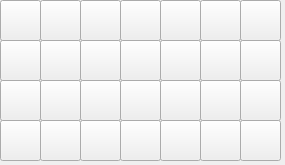
     <widget class="QWidget" name="scrollAreaWidgetContents">
      <property name="geometry">
       <rect>
        <x>0</x>
        <y>0</y>
        <width>285</width>
        <height>165</height>
       </rect>
      </property>
      <property name="font">
       <font>
        <pointsize>10</pointsize>
        <weight>50</weight>
        <bold>false</bold>
       </font>
      </property>
      <widget class="QPushButton" name="conMake_21_BTN">
       <property name="geometry">
        <rect>
         <x>240</x>
         <y>80</y>
         <width>41</width>
         <height>41</height>
        </rect>
       </property>
       <property name="minimumSize">
        <size>
         <width>41</width>
         <height>41</height>
        </size>
       </property>
       <property name="maximumSize">
        <size>
         <width>41</width>
         <height>41</height>
        </size>
       </property>
       <property name="cursor">
        <cursorShape>PointingHandCursor</cursorShape>
       </property>
       <property name="text">
        <string/>
       </property>
       <property name="iconSize">
        <size>
         <width>41</width>
         <height>41</height>
        </size>
       </property>
      </widget>
      <widget class="QPushButton" name="conMake_17_BTN">
       <property name="geometry">
        <rect>
         <x>80</x>
         <y>80</y>
         <width>41</width>
         <height>41</height>
        </rect>
       </property>
       <property name="minimumSize">
        <size>
         <width>41</width>
         <height>41</height>
        </size>
       </property>
       <property name="maximumSize">
        <size>
         <width>41</width>
         <height>41</height>
        </size>
       </property>
       <property name="cursor">
        <cursorShape>PointingHandCursor</cursorShape>
       </property>
       <property name="text">
        <string/>
       </property>
       <property name="iconSize">
        <size>
         <width>41</width>
         <height>41</height>
        </size>
       </property>
      </widget>
      <widget class="QPushButton" name="conMake_27_BTN">
       <property name="geometry">
        <rect>
         <x>200</x>
         <y>120</y>
         <width>41</width>
         <height>41</height>
        </rect>
       </property>
       <property name="minimumSize">
        <size>
         <width>41</width>
         <height>41</height>
        </size>
       </property>
       <property name="maximumSize">
        <size>
         <width>41</width>
         <height>41</height>
        </size>
       </property>
       <property name="cursor">
        <cursorShape>PointingHandCursor</cursorShape>
       </property>
       <property name="text">
        <string/>
       </property>
       <property name="iconSize">
        <size>
         <width>41</width>
         <height>41</height>
        </size>
       </property>
      </widget>
      <widget class="QPushButton" name="conMake_05_BTN">
       <property name="geometry">
        <rect>
         <x>160</x>
         <y>0</y>
         <width>41</width>
         <height>41</height>
        </rect>
       </property>
       <property name="minimumSize">
        <size>
         <width>41</width>
         <height>41</height>
        </size>
       </property>
       <property name="maximumSize">
        <size>
         <width>41</width>
         <height>41</height>
        </size>
       </property>
       <property name="cursor">
        <cursorShape>PointingHandCursor</cursorShape>
       </property>
       <property name="text">
        <string/>
       </property>
       <property name="iconSize">
        <size>
         <width>41</width>
         <height>41</height>
        </size>
       </property>
      </widget>
      <widget class="QPushButton" name="conMake_15_BTN">
       <property name="geometry">
        <rect>
         <x>0</x>
         <y>80</y>
         <width>41</width>
         <height>41</height>
        </rect>
       </property>
       <property name="minimumSize">
        <size>
         <width>41</width>
         <height>41</height>
        </size>
       </property>
       <property name="maximumSize">
        <size>
         <width>41</width>
         <height>41</height>
        </size>
       </property>
       <property name="cursor">
        <cursorShape>PointingHandCursor</cursorShape>
       </property>
       <property name="text">
        <string/>
       </property>
       <property name="iconSize">
        <size>
         <width>41</width>
         <height>41</height>
        </size>
       </property>
      </widget>
      <widget class="QPushButton" name="conMake_12_BTN">
       <property name="geometry">
        <rect>
         <x>160</x>
         <y>40</y>
         <width>41</width>
         <height>41</height>
        </rect>
       </property>
       <property name="minimumSize">
        <size>
         <width>41</width>
         <height>41</height>
        </size>
       </property>
       <property name="maximumSize">
        <size>
         <width>41</width>
         <height>41</height>
        </size>
       </property>
       <property name="cursor">
        <cursorShape>PointingHandCursor</cursorShape>
       </property>
       <property name="text">
        <string/>
       </property>
       <property name="iconSize">
        <size>
         <width>41</width>
         <height>41</height>
        </size>
       </property>
      </widget>
      <widget class="QPushButton" name="conMake_09_BTN">
       <property name="geometry">
        <rect>
         <x>40</x>
         <y>40</y>
         <width>41</width>
         <height>41</height>
        </rect>
       </property>
       <property name="minimumSize">
        <size>
         <width>41</width>
         <height>41</height>
        </size>
       </property>
       <property name="maximumSize">
        <size>
         <width>41</width>
         <height>41</height>
        </size>
       </property>
       <property name="cursor">
        <cursorShape>PointingHandCursor</cursorShape>
       </property>
       <property name="text">
        <string/>
       </property>
       <property name="iconSize">
        <size>
         <width>41</width>
         <height>41</height>
        </size>
       </property>
      </widget>
      <widget class="QPushButton" name="conMake_18_BTN">
       <property name="geometry">
        <rect>
         <x>120</x>
         <y>80</y>
         <width>41</width>
         <height>41</height>
        </rect>
       </property>
       <property name="minimumSize">
        <size>
         <width>41</width>
         <height>41</height>
        </size>
       </property>
       <property name="maximumSize">
        <size>
         <width>41</width>
         <height>41</height>
        </size>
       </property>
       <property name="cursor">
        <cursorShape>PointingHandCursor</cursorShape>
       </property>
       <property name="text">
        <string/>
       </property>
       <property name="iconSize">
        <size>
         <width>41</width>
         <height>41</height>
        </size>
       </property>
      </widget>
      <widget class="QPushButton" name="conMake_14_BTN">
       <property name="geometry">
        <rect>
         <x>240</x>
         <y>40</y>
         <width>41</width>
         <height>41</height>
        </rect>
       </property>
       <property name="minimumSize">
        <size>
         <width>41</width>
         <height>41</height>
        </size>
       </property>
       <property name="maximumSize">
        <size>
         <width>41</width>
         <height>41</height>
        </size>
       </property>
       <property name="cursor">
        <cursorShape>PointingHandCursor</cursorShape>
       </property>
       <property name="text">
        <string/>
       </property>
       <property name="iconSize">
        <size>
         <width>41</width>
         <height>41</height>
        </size>
       </property>
      </widget>
      <widget class="QPushButton" name="conMake_08_BTN">
       <property name="geometry">
        <rect>
         <x>0</x>
         <y>40</y>
         <width>41</width>
         <height>41</height>
        </rect>
       </property>
       <property name="minimumSize">
        <size>
         <width>41</width>
         <height>41</height>
        </size>
       </property>
       <property name="maximumSize">
        <size>
         <width>41</width>
         <height>41</height>
        </size>
       </property>
       <property name="cursor">
        <cursorShape>PointingHandCursor</cursorShape>
       </property>
       <property name="text">
        <string/>
       </property>
       <property name="iconSize">
        <size>
         <width>41</width>
         <height>41</height>
        </size>
       </property>
      </widget>
      <widget class="QPushButton" name="conMake_20_BTN">
       <property name="geometry">
        <rect>
         <x>200</x>
         <y>80</y>
         <width>41</width>
         <height>41</height>
        </rect>
       </property>
       <property name="minimumSize">
        <size>
         <width>41</width>
         <height>41</height>
        </size>
       </property>
       <property name="maximumSize">
        <size>
         <width>41</width>
         <height>41</height>
        </size>
       </property>
       <property name="cursor">
        <cursorShape>PointingHandCursor</cursorShape>
       </property>
       <property name="text">
        <string/>
       </property>
       <property name="iconSize">
        <size>
         <width>41</width>
         <height>41</height>
        </size>
       </property>
      </widget>
      <widget class="QPushButton" name="conMake_06_BTN">
       <property name="geometry">
        <rect>
         <x>200</x>
         <y>0</y>
         <width>41</width>
         <height>41</height>
        </rect>
       </property>
       <property name="minimumSize">
        <size>
         <width>41</width>
         <height>41</height>
        </size>
       </property>
       <property name="maximumSize">
        <size>
         <width>41</width>
         <height>41</height>
        </size>
       </property>
       <property name="cursor">
        <cursorShape>PointingHandCursor</cursorShape>
       </property>
       <property name="text">
        <string/>
       </property>
       <property name="iconSize">
        <size>
         <width>41</width>
         <height>41</height>
        </size>
       </property>
      </widget>
      <widget class="QPushButton" name="conMake_22_BTN">
       <property name="geometry">
        <rect>
         <x>0</x>
         <y>120</y>
         <width>41</width>
         <height>41</height>
        </rect>
       </property>
       <property name="minimumSize">
        <size>
         <width>41</width>
         <height>41</height>
        </size>
       </property>
       <property name="maximumSize">
        <size>
         <width>41</width>
         <height>41</height>
        </size>
       </property>
       <property name="cursor">
        <cursorShape>PointingHandCursor</cursorShape>
       </property>
       <property name="text">
        <string/>
       </property>
       <property name="iconSize">
        <size>
         <width>41</width>
         <height>41</height>
        </size>
       </property>
      </widget>
      <widget class="QPushButton" name="conMake_10_BTN">
       <property name="geometry">
        <rect>
         <x>80</x>
         <y>40</y>
         <width>41</width>
         <height>41</height>
        </rect>
       </property>
       <property name="minimumSize">
        <size>
         <width>41</width>
         <height>41</height>
        </size>
       </property>
       <property name="maximumSize">
        <size>
         <width>41</width>
         <height>41</height>
        </size>
       </property>
       <property name="cursor">
        <cursorShape>PointingHandCursor</cursorShape>
       </property>
       <property name="text">
        <string/>
       </property>
       <property name="iconSize">
        <size>
         <width>41</width>
         <height>41</height>
        </size>
       </property>
      </widget>
      <widget class="QPushButton" name="conMake_07_BTN">
       <property name="geometry">
        <rect>
         <x>240</x>
         <y>0</y>
         <width>41</width>
         <height>41</height>
        </rect>
       </property>
       <property name="minimumSize">
        <size>
         <width>41</width>
         <height>41</height>
        </size>
       </property>
       <property name="maximumSize">
        <size>
         <width>41</width>
         <height>41</height>
        </size>
       </property>
       <property name="cursor">
        <cursorShape>PointingHandCursor</cursorShape>
       </property>
       <property name="text">
        <string/>
       </property>
       <property name="iconSize">
        <size>
         <width>41</width>
         <height>41</height>
        </size>
       </property>
      </widget>
      <widget class="QPushButton" name="conMake_23_BTN">
       <property name="geometry">
        <rect>
         <x>40</x>
         <y>120</y>
         <width>41</width>
         <height>41</height>
        </rect>
       </property>
       <property name="minimumSize">
        <size>
         <width>41</width>
         <height>41</height>
        </size>
       </property>
       <property name="maximumSize">
        <size>
         <width>41</width>
         <height>41</height>
        </size>
       </property>
       <property name="cursor">
        <cursorShape>PointingHandCursor</cursorShape>
       </property>
       <property name="text">
        <string/>
       </property>
       <property name="iconSize">
        <size>
         <width>41</width>
         <height>41</height>
        </size>
       </property>
      </widget>
      <widget class="QPushButton" name="conMake_01_BTN">
       <property name="geometry">
        <rect>
         <x>0</x>
         <y>0</y>
         <width>41</width>
         <height>41</height>
        </rect>
       </property>
       <property name="minimumSize">
        <size>
         <width>41</width>
         <height>41</height>
        </size>
       </property>
       <property name="maximumSize">
        <size>
         <width>41</width>
         <height>41</height>
        </size>
       </property>
       <property name="cursor">
        <cursorShape>PointingHandCursor</cursorShape>
       </property>
       <property name="autoFillBackground">
        <bool>false</bool>
       </property>
       <property name="text">
        <string/>
       </property>
       <property name="iconSize">
        <size>
         <width>41</width>
         <height>41</height>
        </size>
       </property>
       <property name="shortcut">
        <string>Enter</string>
       </property>
      </widget>
      <widget class="QPushButton" name="conMake_25_BTN">
       <property name="geometry">
        <rect>
         <x>120</x>
         <y>120</y>
         <width>41</width>
         <height>41</height>
        </rect>
       </property>
       <property name="minimumSize">
        <size>
         <width>41</width>
         <height>41</height>
        </size>
       </property>
       <property name="maximumSize">
        <size>
         <width>41</width>
         <height>41</height>
        </size>
       </property>
       <property name="cursor">
        <cursorShape>PointingHandCursor</cursorShape>
       </property>
       <property name="text">
        <string/>
       </property>
       <property name="iconSize">
        <size>
         <width>41</width>
         <height>41</height>
        </size>
       </property>
      </widget>
      <widget class="QPushButton" name="conMake_02_BTN">
       <property name="geometry">
        <rect>
         <x>40</x>
         <y>0</y>
         <width>41</width>
         <height>41</height>
        </rect>
       </property>
       <property name="minimumSize">
        <size>
         <width>41</width>
         <height>41</height>
        </size>
       </property>
       <property name="maximumSize">
        <size>
         <width>41</width>
         <height>41</height>
        </size>
       </property>
       <property name="cursor">
        <cursorShape>PointingHandCursor</cursorShape>
       </property>
       <property name="text">
        <string/>
       </property>
       <property name="iconSize">
        <size>
         <width>41</width>
         <height>41</height>
        </size>
       </property>
       <property name="shortcut">
        <string>Ctrl+S</string>
       </property>
      </widget>
      <widget class="QPushButton" name="conMake_04_BTN">
       <property name="geometry">
        <rect>
         <x>120</x>
         <y>0</y>
         <width>41</width>
         <height>41</height>
        </rect>
       </property>
       <property name="minimumSize">
        <size>
         <width>41</width>
         <height>41</height>
        </size>
       </property>
       <property name="maximumSize">
        <size>
         <width>41</width>
         <height>41</height>
        </size>
       </property>
       <property name="cursor">
        <cursorShape>PointingHandCursor</cursorShape>
       </property>
       <property name="text">
        <string/>
       </property>
       <property name="iconSize">
        <size>
         <width>41</width>
         <height>41</height>
        </size>
       </property>
      </widget>
      <widget class="QPushButton" name="conMake_24_BTN">
       <property name="geometry">
        <rect>
         <x>80</x>
         <y>120</y>
         <width>41</width>
         <height>41</height>
        </rect>
       </property>
       <property name="minimumSize">
        <size>
         <width>41</width>
         <height>41</height>
        </size>
       </property>
       <property name="maximumSize">
        <size>
         <width>41</width>
         <height>41</height>
        </size>
       </property>
       <property name="cursor">
        <cursorShape>PointingHandCursor</cursorShape>
       </property>
       <property name="text">
        <string/>
       </property>
       <property name="iconSize">
        <size>
         <width>41</width>
         <height>41</height>
        </size>
       </property>
      </widget>
      <widget class="QPushButton" name="conMake_28_BTN">
       <property name="geometry">
        <rect>
         <x>240</x>
         <y>120</y>
         <width>41</width>
         <height>41</height>
        </rect>
       </property>
       <property name="minimumSize">
        <size>
         <width>41</width>
         <height>41</height>
        </size>
       </property>
       <property name="maximumSize">
        <size>
         <width>41</width>
         <height>41</height>
        </size>
       </property>
       <property name="cursor">
        <cursorShape>PointingHandCursor</cursorShape>
       </property>
       <property name="text">
        <string/>
       </property>
       <property name="iconSize">
        <size>
         <width>41</width>
         <height>41</height>
        </size>
       </property>
      </widget>
      <widget class="QPushButton" name="conMake_11_BTN">
       <property name="geometry">
        <rect>
         <x>120</x>
         <y>40</y>
         <width>41</width>
         <height>41</height>
        </rect>
       </property>
       <property name="minimumSize">
        <size>
         <width>41</width>
         <height>41</height>
        </size>
       </property>
       <property name="maximumSize">
        <size>
         <width>41</width>
         <height>41</height>
        </size>
       </property>
       <property name="cursor">
        <cursorShape>PointingHandCursor</cursorShape>
       </property>
       <property name="text">
        <string/>
       </property>
       <property name="iconSize">
        <size>
         <width>41</width>
         <height>41</height>
        </size>
       </property>
      </widget>
      <widget class="QPushButton" name="conMake_16_BTN">
       <property name="geometry">
        <rect>
         <x>40</x>
         <y>80</y>
         <width>41</width>
         <height>41</height>
        </rect>
       </property>
       <property name="minimumSize">
        <size>
         <width>41</width>
         <height>41</height>
        </size>
       </property>
       <property name="maximumSize">
        <size>
         <width>41</width>
         <height>41</height>
        </size>
       </property>
       <property name="cursor">
        <cursorShape>PointingHandCursor</cursorShape>
       </property>
       <property name="text">
        <string/>
       </property>
       <property name="iconSize">
        <size>
         <width>41</width>
         <height>41</height>
        </size>
       </property>
      </widget>
      <widget class="QPushButton" name="conMake_13_BTN">
       <property name="geometry">
        <rect>
         <x>200</x>
         <y>40</y>
         <width>41</width>
         <height>41</height>
        </rect>
       </property>
       <property name="minimumSize">
        <size>
         <width>41</width>
         <height>41</height>
        </size>
       </property>
       <property name="maximumSize">
        <size>
         <width>41</width>
         <height>41</height>
        </size>
       </property>
       <property name="cursor">
        <cursorShape>PointingHandCursor</cursorShape>
       </property>
       <property name="text">
        <string/>
       </property>
       <property name="iconSize">
        <size>
         <width>41</width>
         <height>41</height>
        </size>
       </property>
      </widget>
      <widget class="QPushButton" name="conMake_19_BTN">
       <property name="geometry">
        <rect>
         <x>160</x>
         <y>80</y>
         <width>41</width>
         <height>41</height>
        </rect>
       </property>
       <property name="minimumSize">
        <size>
         <width>41</width>
         <height>41</height>
        </size>
       </property>
       <property name="maximumSize">
        <size>
         <width>41</width>
         <height>41</height>
        </size>
       </property>
       <property name="cursor">
        <cursorShape>PointingHandCursor</cursorShape>
       </property>
       <property name="text">
        <string/>
       </property>
       <property name="iconSize">
        <size>
         <width>41</width>
         <height>41</height>
        </size>
       </property>
      </widget>
      <widget class="QPushButton" name="conMake_03_BTN">
       <property name="geometry">
        <rect>
         <x>80</x>
         <y>0</y>
         <width>41</width>
         <height>41</height>
        </rect>
       </property>
       <property name="minimumSize">
        <size>
         <width>41</width>
         <height>41</height>
        </size>
       </property>
       <property name="maximumSize">
        <size>
         <width>41</width>
         <height>41</height>
        </size>
       </property>
       <property name="cursor">
        <cursorShape>PointingHandCursor</cursorShape>
       </property>
       <property name="text">
        <string/>
       </property>
       <property name="icon">
        <iconset>
         <normaloff>../../../../../../../dexter/Cache_DATA/CRT/JYH/iamges/box_03_btn.jpg</normaloff>../../../../../../../dexter/Cache_DATA/CRT/JYH/iamges/box_03_btn.jpg</iconset>
       </property>
       <property name="iconSize">
        <size>
         <width>41</width>
         <height>41</height>
        </size>
       </property>
      </widget>
      <widget class="QPushButton" name="conMake_26_BTN">
       <property name="geometry">
        <rect>
         <x>160</x>
         <y>120</y>
         <width>41</width>
         <height>41</height>
        </rect>
       </property>
       <property name="minimumSize">
        <size>
         <width>41</width>
         <height>41</height>
        </size>
       </property>
       <property name="maximumSize">
        <size>
         <width>41</width>
         <height>41</height>
        </size>
       </property>
       <property name="cursor">
        <cursorShape>PointingHandCursor</cursorShape>
       </property>
       <property name="text">
        <string/>
       </property>
       <property name="iconSize">
        <size>
         <width>41</width>
         <height>41</height>
        </size>
       </property>
      </widget>
     </widget>
